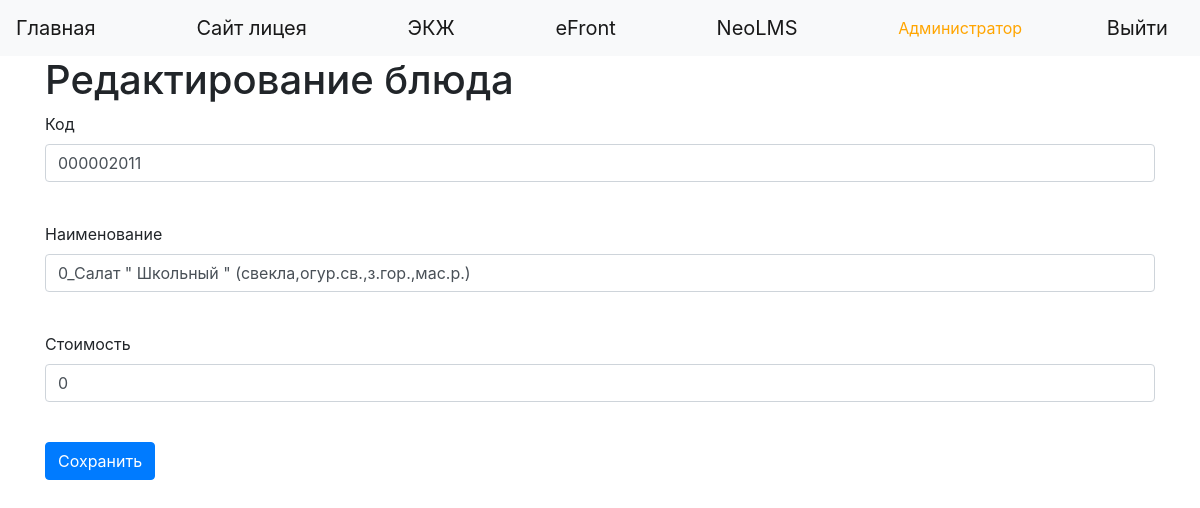
Page /dish/1 (signed in) on the committed database.
### data/users.py (models this page shows, shortened)
class User(SqlAlchemyBase, UserMixin):
    __tablename__ = 'users'
    id = sqlalchemy.Column(sqlalchemy.Integer, primary_key=True, autoincrement=True)
    name = sqlalchemy.Column(sqlalchemy.String, nullable=True)
    kode_1c = sqlalchemy.Column(sqlalchemy.String, nullable=True)
    id_1c = sqlalchemy.Column(sqlalchemy.String, nullable=True)
    card_number = sqlalchemy.Column(sqlalchemy.Integer, nullable=True)
    login = sqlalchemy.Column(sqlalchemy.String, index=True, unique=True, nullable=True)
    hashed_password = sqlalchemy.Column(sqlalchemy.String, nullable=True)
    created_date = sqlalchemy.Column(sqlalchemy.DateTime, default=datetime.datetime.now)
    level = sqlalchemy.Column(sqlalchemy.Integer, nullable=True)
    group_id = sqlalchemy.Column(sqlalchemy.Integer, sqlalchemy.ForeignKey("groups.id"))
    will_eat = sqlalchemy.Column(sqlalchemy.Boolean, default=False)
    group = orm.relation('Group')
    orders = orm.relation("Order", back_populates='user')

### data/dishes.py (models this page shows)
class Dish(SqlAlchemyBase):
    __tablename__ = 'dishes'
    id = sqlalchemy.Column(sqlalchemy.Integer, primary_key=True, autoincrement=True)
    code = sqlalchemy.Column(sqlalchemy.String, nullable=True)
    name = sqlalchemy.Column(sqlalchemy.String, nullable=True)
    cost = sqlalchemy.Column(sqlalchemy.String, nullable=True)
    id_1c = sqlalchemy.Column(sqlalchemy.String, nullable=True)

### main_auth.py (the view, shortened to what this page needs)
@app.route('/dish/<int:id>', methods=['GET', 'POST'])
@login_required
def edit_dish(id):
    if not current_user.is_authenticated:
        return redirect('/login')
    if current_user.level < 2:
        return redirect('/')
    form = DishForm()
    session = db_session.create_session()
    if request.method == "GET":
        dish = session.query(Dish).filter(Dish.id == id).first()
        if dish:
            form.code.data = dish.code
            form.name.data = dish.name
            form.cost.data = dish.cost
        else:
            abort(404)
    return render_template('dish.html', title='Редактирование блюда', form=form)

### data/dishes.py
class DishForm(FlaskForm):
    code = StringField('Код', validators=[DataRequired()])
    name = StringField('Наименование', validators=[DataRequired()])
    cost = StringField("Стоимость", validators=[DataRequired()])
    submit_edit = SubmitField('Сохранить')

### data/db_session.py (called while the page is built)
def create_session() -> Session:
    global __factory
    return __factory()

### main_auth.py (called while the page is built)
@login_manager.user_loader
def load_user(user_id):
    session = db_session.create_session()
    return session.query(User).get(user_id)

### templates/dish.html (shortened to what this page needs)
{% extends "base.html" %}
{% block content %}
<h1>Редактирование блюда</h1>
<form action="" method="post" novalidate>
    <p>
        {{ form.code.label }}<br>
        {{ form.code(class="form-control") }}<br>
    </p>
    <p>
        {{ form.name.label }}<br>
        {{ form.name(class="form-control") }}<br>
    </p>
    <p>
        {{ form.cost.label }}<br>
        {{ form.cost(class="form-control") }}<br>
    </p>
    <p>{{ form.submit_edit(type="submit", class="btn btn-primary") }}</p>
</form>
{% endblock %}

### templates/base.html (shortened to what this page needs)
<!DOCTYPE html>
<html lang="en"><head><meta http-equiv="Content-Type" content="text/html; charset=UTF-8">
    <link rel="stylesheet" href="https://stackpath.bootstrapcdn.com/bootstrap/4.4.1/css/bootstrap.min.css">
</head>
  <body>
    <header>
      <nav class="navbar navbar-light bg-light">
         <a class="navbar-brand" href="/index">Главная</a>
        <a class="navbar-brand" href="..." target="_blank">Сайт лицея</a>
        <a class="navbar-brand" href="..." target="_blank">ЭКЖ</a>
        <a class="navbar-brand" href="..." target="_blank">eFront</a>
         <a class="navbar-brand" href="..." target="_blank">NeoLMS</a>
          {% if current_user.is_authenticated %}
            <font color="orange"> {{ current_user.name }}</font>
            <a class="navbar-brand" href="/logout">Выйти</a>
        {% else %}
            <p>
             <a class="btn btn-success" href="/login">Войти</a>
            </p>
        {% endif %}
      </nav>
    </header>
    <main role="main" class="container">
        {% block content %}{% endblock %}
    </main>
</body></html>

### rows in the picture
User: name "Администратор"
Dish: code "000002011", name "0_Салат \" Школьный \" (свекла,огур.св.,з.гор.,мас.р.)", cost "0"
